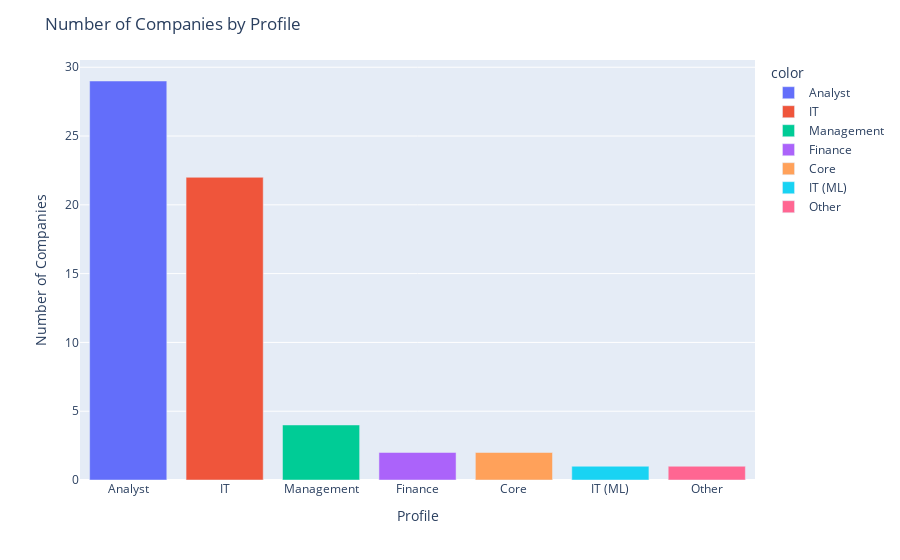

Notebook code for this chart:
### Code cell
#Plot by Profile count
profile_count = c["Profile"].value_counts()
fig = px.bar(x=profile_count.index, y=profile_count.values, labels={"x": "Profile", "y": "Number of Companies"}, color = profile_count.index)
fig.update_layout(title="Number of Companies by Profile")
fig.show()

### Figure 1 — Plotly figure (JSON) as saved in the notebook; plotly's stock layout.template omitted (floating-point values rounded to 4 significant figures)
{"data": [{"alignmentgroup": "True", "hovertemplate": "color=Analyst<br>Profile=%{x}<br>Number of Companies=%{y}<extra></extra>", "legendgroup": "Analyst", "marker": {"color": "#636efa", "pattern": {"shape": ""}}, "name": "Analyst", "offsetgroup": "Analyst", "orientation": "v", "showlegend": true, "textposition": "auto", "type": "bar", "x": ["Analyst"], "xaxis": "x", "y": [29], "yaxis": "y"}, {"alignmentgroup": "True", "hovertemplate": "color=IT<br>Profile=%{x}<br>Number of Companies=%{y}<extra></extra>", "legendgroup": "IT", "marker": {"color": "#EF553B", "pattern": {"shape": ""}}, "name": "IT", "offsetgroup": "IT", "orientation": "v", "showlegend": true, "textposition": "auto", "type": "bar", "x": ["IT"], "xaxis": "x", "y": [22], "yaxis": "y"}, {"alignmentgroup": "True", "hovertemplate": "color=Management<br>Profile=%{x}<br>Number of Companies=%{y}<extra></extra>", "legendgroup": "Management", "marker": {"color": "#00cc96", "pattern": {"shape": ""}}, "name": "Management", "offsetgroup": "Management", "orientation": "v", "showlegend": true, "textposition": "auto", "type": "bar", "x": ["Management"], "xaxis": "x", "y": [4], "yaxis": "y"}, {"alignmentgroup": "True", "hovertemplate": "color=Finance<br>Profile=%{x}<br>Number of Companies=%{y}<extra></extra>", "legendgroup": "Finance", "marker": {"color": "#ab63fa", "pattern": {"shape": ""}}, "name": "Finance", "offsetgroup": "Finance", "orientation": "v", "showlegend": true, "textposition": "auto", "type": "bar", "x": ["Finance"], "xaxis": "x", "y": [2], "yaxis": "y"}, {"alignmentgroup": "True", "hovertemplate": "color=Core<br>Profile=%{x}<br>Number of Companies=%{y}<extra></extra>", "legendgroup": "Core", "marker": {"color": "#FFA15A", "pattern": {"shape": ""}}, "name": "Core", "offsetgroup": "Core", "orientation": "v", "showlegend": true, "textposition": "auto", "type": "bar", "x": ["Core"], "xaxis": "x", "y": [2], "yaxis": "y"}, {"alignmentgroup": "True", "hovertemplate": "color=IT (ML)<br>Profile=%{x}<br>Number of Companies=%{y}<extra></extra>", "legendgroup": "IT (ML)", "marker": {"color": "#19d3f3", "pattern": {"shape": ""}}, "name": "IT (ML)", "offsetgroup": "IT (ML)", "orientation": "v", "showlegend": true, "textposition": "auto", "type": "bar", "x": ["IT (ML)"], "xaxis": "x", "y": [1], "yaxis": "y"}, {"alignmentgroup": "True", "hovertemplate": "color=Other<br>Profile=%{x}<br>Number of Companies=%{y}<extra></extra>", "legendgroup": "Other", "marker": {"color": "#FF6692", "pattern": {"shape": ""}}, "name": "Other", "offsetgroup": "Other", "orientation": "v", "showlegend": true, "textposition": "auto", "type": "bar", "x": ["Other"], "xaxis": "x", "y": [1], "yaxis": "y"}], "layout": {"barmode": "relative", "legend": {"title": {"text": "color"}, "tracegroupgap": 0}, "margin": {"t": 60}, "title": {"text": "Number of Companies by Profile"}, "xaxis": {"anchor": "y", "domain": [0, 1], "title": {"text": "Profile"}}, "yaxis": {"anchor": "x", "domain": [0, 1], "title": {"text": "Number of Companies"}}}}
